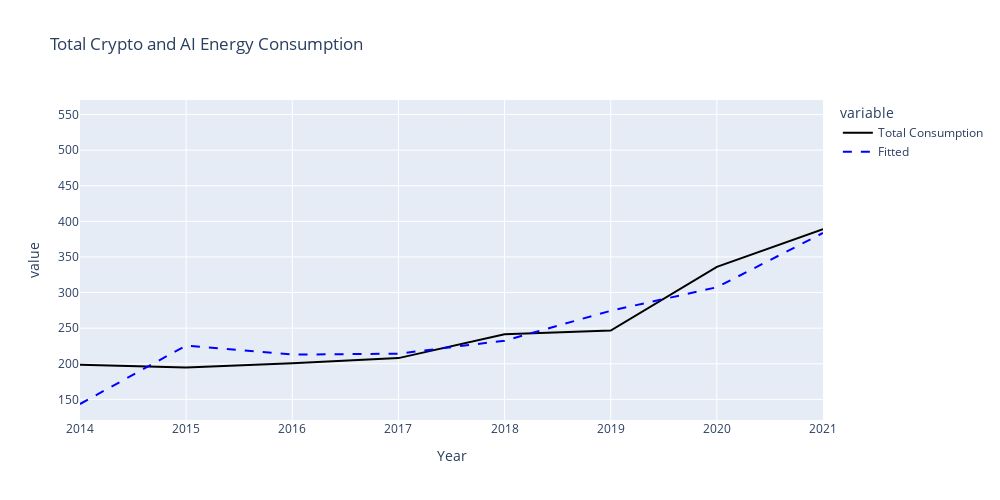

The code cell stored with this chart in its notebook:
### Code cell
# Plotting the dataset with the Fitted Values from ARIMA to compare with the Real Values
fig = px.line(comp_arima, x= 'Year', y=['Total Consumption','Fitted'], color_discrete_sequence=['black', 'blue'], title="Total Crypto and AI Energy Consumption", height=500, width=1000)
# Loop through traces and set dash for 'Fitted'
for trace in fig.data:
    if trace.name == 'Fitted':
        trace.line.dash = 'dash'  # options: dash, dot, dashdot, etc.
fig.show()

### Figure 1 — Plotly figure (JSON) as saved in the notebook; plotly's stock layout.template omitted (floating-point values rounded to 4 significant figures)
{"data": [{"hovertemplate": "variable=Total Consumption<br>Year=%{x}<br>value=%{y}<extra></extra>", "legendgroup": "Total Consumption", "line": {"color": "black", "dash": "solid"}, "marker": {"symbol": "circle"}, "mode": "lines", "name": "Total Consumption", "orientation": "v", "showlegend": true, "type": "scatter", "x": [2014.0, 2015.0, 2016.0, 2017.0, 2018.0, 2019.0, 2020.0, 2021.0, NaN, NaN, NaN], "xaxis": "x", "y": [198.7, 194.6, 200.7, 207.9, 241.4, 246.7, 336.0, 389.1, NaN, NaN, NaN], "yaxis": "y"}, {"hovertemplate": "variable=Fitted<br>Year=%{x}<br>value=%{y}<extra></extra>", "legendgroup": "Fitted", "line": {"color": "blue", "dash": "dash"}, "marker": {"symbol": "circle"}, "mode": "lines", "name": "Fitted", "orientation": "v", "showlegend": true, "type": "scatter", "x": [2014.0, 2015.0, 2016.0, 2017.0, 2018.0, 2019.0, 2020.0, 2021.0, NaN, NaN, NaN], "xaxis": "x", "y": [143.5, 225.6, 212.9, 214.2, 232.4, 274.4, 307.4, 383.7, 455.2, 499.3, 548.0], "yaxis": "y"}], "layout": {"height": 500, "legend": {"title": {"text": "variable"}, "tracegroupgap": 0}, "title": {"text": "Total Crypto and AI Energy Consumption"}, "width": 1000, "xaxis": {"anchor": "y", "domain": [0, 1], "title": {"text": "Year"}}, "yaxis": {"anchor": "x", "domain": [0, 1], "title": {"text": "value"}}}}
